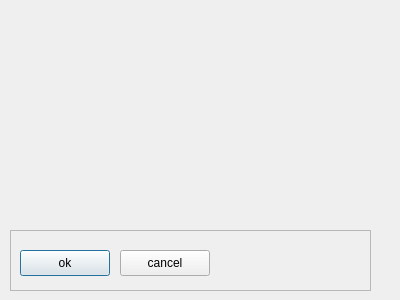
<?xml version="1.0" encoding="UTF-8"?>
<ui version="4.0">
 <class>Dialog</class>
 <widget class="QDialog" name="Dialog">
  <property name="geometry">
   <rect>
    <x>0</x>
    <y>0</y>
    <width>400</width>
    <height>300</height>
   </rect>
  </property>
  <property name="windowTitle">
   <string>Dialog</string>
  </property>
  <widget class="QFrame" name="frame">
   <property name="geometry">
    <rect>
     <x>10</x>
     <y>230</y>
     <width>361</width>
     <height>61</height>
    </rect>
   </property>
   <property name="frameShape">
    <enum>QFrame::StyledPanel</enum>
   </property>
   <property name="frameShadow">
    <enum>QFrame::Raised</enum>
   </property>
   <widget class="QPushButton" name="okbutton">
    <property name="geometry">
     <rect>
      <x>10</x>
      <y>20</y>
      <width>90</width>
      <height>26</height>
     </rect>
    </property>
    <property name="text">
     <string>ok</string>
    </property>
   </widget>
   <widget class="QPushButton" name="cancelbutton">
    <property name="geometry">
     <rect>
      <x>110</x>
      <y>20</y>
      <width>90</width>
      <height>26</height>
     </rect>
    </property>
    <property name="text">
     <string>cancel</string>
    </property>
   </widget>
  </widget>
 </widget>
 <resources/>
 <connections/>
</ui>
